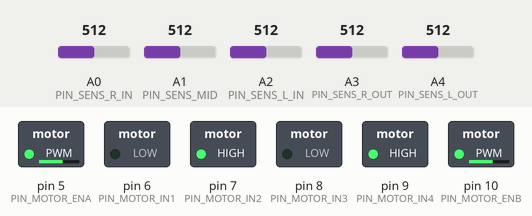
This sketch was run on a simulated Arduino Uno, built with avr-gcc and run on an emulated ATmega328P. Shown: switched loads named in the sketch (green lamp = pin HIGH). Inputs (shaded band) come from the test bench; at power-on: A0 (PIN_SENS_R_IN) = 512, A2 (PIN_SENS_L_IN) = 512, A3 (PIN_SENS_R_OUT) = 512, A1 (PIN_SENS_MID) = 512, A4 (PIN_SENS_L_OUT) = 512.

Above: at 1.2 s.
1.3 s: A0 (PIN_SENS_R_IN) set to 586
2.8 s: A0 (PIN_SENS_R_IN) set to 613
At 4.0 s:
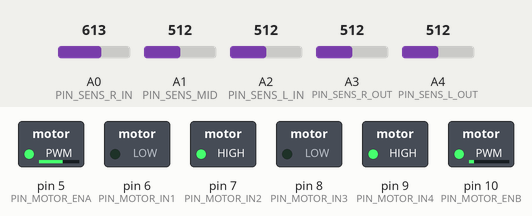
4.3 s: A2 (PIN_SENS_L_IN) set to 586
5.8 s: A2 (PIN_SENS_L_IN) set to 613
At 6.5 s:
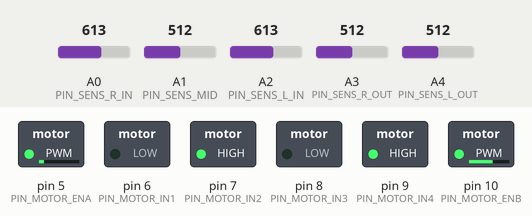
7.3 s: A3 (PIN_SENS_R_OUT) set to 588
8.8 s: A3 (PIN_SENS_R_OUT) set to 608
At 10.1 s:
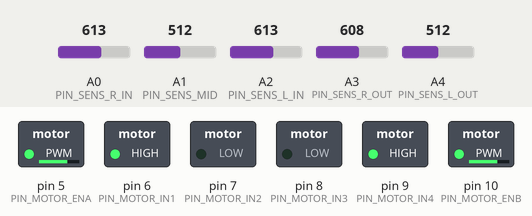
Timing chart, 0 to 11.3 s (numbered marks = the images above; inputs shaded):
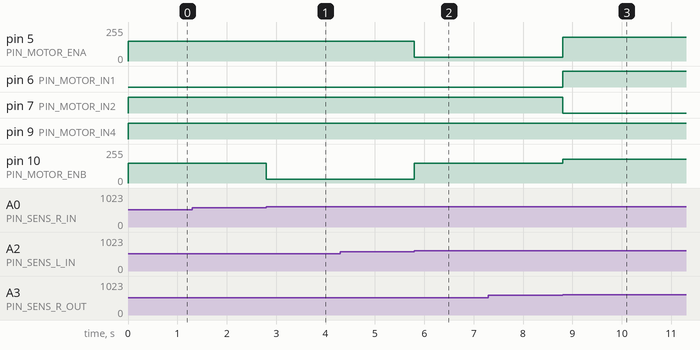

Measured:
- the behaviour switches between 600 and 601 on A0 (PIN_SENS_R_IN) (found by bisection; images 0 and 1)
- the behaviour switches between 600 and 601 on A2 (PIN_SENS_L_IN) (found by bisection; images 1 and 2)
- the behaviour switches between 600 and 601 on A3 (PIN_SENS_R_OUT) (found by bisection; images 2 and 3)
- after the input at 1.3 s, every drawn part: stays the same
- after the input at 2.8 s, pin 10 (PIN_MOTOR_ENB): 150/255 → 30/255 at once
- after the input at 4.3 s, every drawn part: stays the same
- after the input at 5.8 s, pin 5 (PIN_MOTOR_ENA): 150/255 → 30/255 at once; pin 10 (PIN_MOTOR_ENB): 30/255 → 150/255 at once
- after the input at 7.3 s, every drawn part: stays the same
- after the input at 8.8 s, pin 5 (PIN_MOTOR_ENA): 30/255 → 180/255 at once; pin 6 (PIN_MOTOR_IN1): LOW → HIGH at once; pin 7 (PIN_MOTOR_IN2): HIGH → LOW at once; pin 10 (PIN_MOTOR_ENB): 150/255 → 180/255 at once

The sketch:

map_line_follower_v8.ino
```cpp
#include <avr/pgmspace.h>

// PIN CONFIGURATION (Explicitly using const uint8_t for compiler optimization)
const uint8_t PIN_MOTOR_ENA = 5;
const uint8_t PIN_MOTOR_IN1 = 6;
const uint8_t PIN_MOTOR_IN2 = 7;
const uint8_t PIN_MOTOR_IN3 = 8;
const uint8_t PIN_MOTOR_IN4 = 9;
const uint8_t PIN_MOTOR_ENB = 10;

const uint8_t PIN_SENS_L_OUT = A4;
const uint8_t PIN_SENS_L_IN  = A2;
const uint8_t PIN_SENS_MID   = A1;
const uint8_t PIN_SENS_R_IN  = A0;
const uint8_t PIN_SENS_R_OUT = A3;

// SYSTEM CONSTANTS (Increased BASE_SPEED from 110 to 150 to prevent motor stalling)
#define SENSOR_THRESHOLD     600
#define BASE_SPEED           150
#define TURN_SPEED           180
#define MIN_NODE_INTERVAL_MS 1000

// CONFIGURATION
#define START_NODE 17
#define END_NODE 23
#define INITIAL_HEADING 6

// GRAPH ARCHITECTURE
#define MAX_NODES 50
#define DIRECTIONS_PER_NODE 8

enum NodeType : uint8_t {
    NODE_TYPE_BLACK_LINE = 0,
    NODE_TYPE_WHITE_MARKER = 1
};

struct NodeAttributes {
    uint8_t type;
};

// Symmetrical track configuration: 21, 22, 26, 27 are white markers
const NodeAttributes NODE_CONFIG[MAX_NODES] PROGMEM = {
    {NODE_TYPE_BLACK_LINE}, {NODE_TYPE_BLACK_LINE}, {NODE_TYPE_BLACK_LINE}, {NODE_TYPE_BLACK_LINE}, {NODE_TYPE_BLACK_LINE}, // 0-4
    {NODE_TYPE_BLACK_LINE}, {NODE_TYPE_BLACK_LINE}, {NODE_TYPE_BLACK_LINE}, {NODE_TYPE_BLACK_LINE}, {NODE_TYPE_BLACK_LINE}, // 5-9
    {NODE_TYPE_BLACK_LINE}, {NODE_TYPE_BLACK_LINE}, {NODE_TYPE_BLACK_LINE}, {NODE_TYPE_BLACK_LINE}, {NODE_TYPE_BLACK_LINE}, // 10-14
    {NODE_TYPE_BLACK_LINE}, {NODE_TYPE_BLACK_LINE}, {NODE_TYPE_BLACK_LINE}, {NODE_TYPE_BLACK_LINE}, {NODE_TYPE_BLACK_LINE}, // 15-19
    {NODE_TYPE_BLACK_LINE}, {NODE_TYPE_WHITE_MARKER}, {NODE_TYPE_WHITE_MARKER}, {NODE_TYPE_BLACK_LINE}, {NODE_TYPE_BLACK_LINE}, // 20-24
    {NODE_TYPE_BLACK_LINE}, {NODE_TYPE_WHITE_MARKER}, {NODE_TYPE_WHITE_MARKER}, {NODE_TYPE_BLACK_LINE}, {NODE_TYPE_BLACK_LINE}, // 25-29
    {NODE_TYPE_BLACK_LINE}, {NODE_TYPE_BLACK_LINE}, {NODE_TYPE_BLACK_LINE}, {NODE_TYPE_BLACK_LINE}, {NODE_TYPE_BLACK_LINE}, // 30-34
    {NODE_TYPE_BLACK_LINE}, {NODE_TYPE_BLACK_LINE}, {NODE_TYPE_BLACK_LINE}, {NODE_TYPE_BLACK_LINE}, {NODE_TYPE_BLACK_LINE}, // 35-39
    {NODE_TYPE_BLACK_LINE}, {NODE_TYPE_BLACK_LINE}, {NODE_TYPE_BLACK_LINE}, {NODE_TYPE_BLACK_LINE}, {NODE_TYPE_BLACK_LINE}, // 40-44
    {NODE_TYPE_BLACK_LINE}, {NODE_TYPE_BLACK_LINE}, {NODE_TYPE_BLACK_LINE}, {NODE_TYPE_BLACK_LINE}, {NODE_TYPE_BLACK_LINE}  // 45-49
};

// Full GRAPH adjacency matrix
const int GRAPH[MAX_NODES][DIRECTIONS_PER_NODE] PROGMEM = {
    {0,0,0,0,0,0,0,0}, {0,0,2,0,7,0,0,0}, {0,0,3,0,8,0,1,0}, {0,0,0,0,9,0,2,0}, {0,0,0,6,0,5,0,0},
    {0,4,0,11,0,10,0,0}, {0,0,0,12,0,11,0,4}, {1,0,8,0,15,0,0,0}, {2,0,9,0,16,0,7,0}, {3,0,10,0,17,0,8,0},
    {0,5,0,13,0,0,9,0}, {0,6,0,14,0,13,0,5}, {0,0,0,0,0,14,0,6}, {0,11,0,18,0,0,0,10}, {0,12,0,0,0,18,0,11},
    {7,0,16,0,0,0,0,0}, {8,0,17,0,19,0,15,0}, {9,0,0,0,0,0,16,0}, {0,14,0,0,20,0,0,13}, {16,0,20,0,23,0,21,0},
    {18,0,22,0,25,0,19,0}, {0,19,0,26,0,0,0,0}, {0,0,0,0,0,27,0,20}, {19,0,24,0,28,0,0,0}, {0,0,25,0,0,0,23,0},
    {20,0,0,0,29,0,24,0}, {0,0,0,28,0,0,0,21}, {0,22,0,0,0,29,0,0}, {23,0,29,0,30,0,26,0}, {25,0,27,0,32,0,28,0},
    {28,0,36,0,35,0,34,0}, {0,0,32,0,37,0,0,0}, {29,0,33,0,38,0,31,0}, {0,0,0,0,39,0,32,0}, {30,0,35,0,40,0,0,0},
    {30,0,36,0,40,0,34,0}, {30,0,37,0,40,0,35,0}, {31,0,38,0,41,0,36,0}, {32,0,39,0,42,0,37,0}, {33,0,0,0,43,0,38,0},
    {35,0,36,0,0,0,34,0}, {37,0,42,0,0,0,0,0}, {38,0,43,0,0,0,41,0}, {39,0,0,0,0,0,42,0}
};

// RUNTIME STATE
int8_t  g_current_node   = START_NODE;
int8_t  g_current_heading = INITIAL_HEADING;
uint32_t g_last_node_time_ms = 0;
uint8_t  g_junction_debounce_counter = 0;
uint8_t  g_white_debounce_counter = 0;
bool     g_line_acquired = false;

int8_t  g_planned_path[MAX_NODES];
uint8_t g_path_length = 0;
uint8_t g_path_index = 0;

// MOTOR HARDWARE INTERFACE LAYER
void set_motor_velocities(int16_t left_speed, int16_t right_speed) {
    digitalWrite(PIN_MOTOR_IN1, left_speed >= 0 ? LOW : HIGH);
    digitalWrite(PIN_MOTOR_IN2, left_speed >= 0 ? HIGH : LOW);
    digitalWrite(PIN_MOTOR_IN3, right_speed >= 0 ? LOW : HIGH);
    digitalWrite(PIN_MOTOR_IN4, right_speed >= 0 ? HIGH : LOW);
    analogWrite(PIN_MOTOR_ENA, constrain(abs(left_speed), 0, 255));
    analogWrite(PIN_MOTOR_ENB, constrain(abs(right_speed), 0, 255));
}

// BREADTH-FIRST SEARCH WITH MEMORY SAFE BOUNDS CHECKING
bool compute_shortest_path(int8_t start_node, int8_t target_node) {
    int8_t parent_registry[MAX_NODES];
    int8_t traversal_queue[MAX_NODES];

    memset(parent_registry, -1, sizeof(parent_registry));

    uint8_t queue_head = 0;
    uint8_t queue_tail = 0;

    traversal_queue[queue_tail++] = start_node;
    parent_registry[start_node] = start_node;

    while (queue_head < queue_tail) {
        int8_t current = traversal_queue[queue_head++];
        if (current == target_node) break;

        for (uint8_t d = 0; d < DIRECTIONS_PER_NODE; d++) {
            int8_t neighbor = (int8_t)pgm_read_word(&GRAPH[current][d]);
            if (neighbor > 0 && parent_registry[neighbor] == -1) {
                if (queue_tail >= MAX_NODES) return false;

                parent_registry[neighbor] = current;
                traversal_queue[queue_tail++] = neighbor;
            }
        }
    }

    if (parent_registry[target_node] == -1) return false;

    int8_t trace_node = target_node;
    int8_t reverse_path_buffer[MAX_NODES];
    uint8_t step_counter = 0;

    while (trace_node != start_node) {
        reverse_path_buffer[step_counter++] = trace_node;
        trace_node = parent_registry[trace_node];
    }
    reverse_path_buffer[step_counter++] = start_node;

    g_path_length = step_counter;
    for (uint8_t i = 0; i < step_counter; i++) {
        g_planned_path[i] = reverse_path_buffer[step_counter - 1 - i];
    }
    return true;
}

void execute_system_halt() {
    set_motor_velocities(0, 0);
    while (true) {
    }
}

void process_node_transition(NodeType type) {
    set_motor_velocities(0, 0);
    g_path_index++;
    g_current_node = g_planned_path[g_path_index];

    if (g_current_node == g_planned_path[g_path_length - 1]) {
        execute_system_halt();
    }

    int8_t next_node = g_planned_path[g_path_index + 1];
    int16_t target_direction = -1;

    for (uint8_t d = 0; d < DIRECTIONS_PER_NODE; d++) {
        if ((int8_t)pgm_read_word(&GRAPH[g_current_node][d]) == next_node) {
            target_direction = d;
            break;
        }
    }

    if (target_direction == -1) execute_system_halt();

    if (type == NODE_TYPE_BLACK_LINE) {
        int16_t rotation_delta = (target_direction - g_current_heading + 8) % 8;
        if (rotation_delta != 0) {
            int8_t direction_coefficient = (rotation_delta > 4) ? -1 : 1;
            set_motor_velocities(TURN_SPEED * direction_coefficient, -TURN_SPEED * direction_coefficient);

            delay(300);
            while (analogRead(PIN_SENS_MID) > SENSOR_THRESHOLD);
            while (analogRead(PIN_SENS_MID) < SENSOR_THRESHOLD);
            set_motor_velocities(0, 0);
        }
    }

    g_current_heading = target_direction;
    g_last_node_time_ms = millis();
    g_junction_debounce_counter = 0;
    g_white_debounce_counter = 0;
}

void setup() {
    pinMode(PIN_MOTOR_ENA, OUTPUT); pinMode(PIN_MOTOR_IN1, OUTPUT); pinMode(PIN_MOTOR_IN2, OUTPUT);
    pinMode(PIN_MOTOR_IN3, OUTPUT); pinMode(PIN_MOTOR_IN4, OUTPUT); pinMode(PIN_MOTOR_ENB, OUTPUT);

    if (!compute_shortest_path(g_current_node, END_NODE)) {
        execute_system_halt();
    }
    g_last_node_time_ms = millis();
}

void loop() {
    bool raw_l_out = analogRead(PIN_SENS_L_OUT) > SENSOR_THRESHOLD;
    bool raw_l_in  = analogRead(PIN_SENS_L_IN)  > SENSOR_THRESHOLD;
    bool raw_mid   = analogRead(PIN_SENS_MID)   > SENSOR_THRESHOLD;
    bool raw_r_in  = analogRead(PIN_SENS_R_IN)  > SENSOR_THRESHOLD;
    bool raw_r_out = analogRead(PIN_SENS_R_OUT) > SENSOR_THRESHOLD;

    if (!g_line_acquired) {
        if (raw_l_out || raw_l_in || raw_mid || raw_r_in || raw_r_out) g_line_acquired = true;
        else { set_motor_velocities(BASE_SPEED, BASE_SPEED); return; }
    }

    int8_t next_expected_node = (g_path_index < g_path_length - 1) ? g_planned_path[g_path_index + 1] : -1;

    NodeType expected_node_type = NODE_TYPE_BLACK_LINE;
    if (next_expected_node >= 0 && next_expected_node < MAX_NODES) {
        expected_node_type = (NodeType)pgm_read_byte(&NODE_CONFIG[next_expected_node].type);
    }

    if (expected_node_type == NODE_TYPE_WHITE_MARKER) {
        if (!raw_l_out && !raw_l_in && !raw_mid && !raw_r_in && !raw_r_out) {
            if (millis() - g_last_node_time_ms > MIN_NODE_INTERVAL_MS) {
                if (++g_white_debounce_counter > 6) process_node_transition(NODE_TYPE_WHITE_MARKER);
            }
        } else {
            g_white_debounce_counter = 0;
        }
    } else {
        if ((raw_l_out && raw_r_out) || (raw_l_out && raw_l_in && raw_r_in) || (raw_r_out && raw_r_in && raw_l_in)) {
            if (millis() - g_last_node_time_ms > MIN_NODE_INTERVAL_MS) {
                if (++g_junction_debounce_counter > 5) process_node_transition(NODE_TYPE_BLACK_LINE);
            }
        } else {
            g_junction_debounce_counter = 0;
        }
    }

    // LINE EXECUTOR MOTIONS
    if (g_junction_debounce_counter == 0 && g_white_debounce_counter == 0) {
        if (raw_mid) {
            if (raw_l_in && !raw_r_in)       set_motor_velocities(BASE_SPEED * 0.4, BASE_SPEED);
            else if (raw_r_in && !raw_l_in)  set_motor_velocities(BASE_SPEED, BASE_SPEED * 0.4);
            else                             set_motor_velocities(BASE_SPEED, BASE_SPEED);
        }
        else if (raw_l_in)  set_motor_velocities(BASE_SPEED * 0.2, BASE_SPEED);
        else if (raw_r_in)  set_motor_velocities(BASE_SPEED, BASE_SPEED * 0.2);
        else if (raw_l_out) set_motor_velocities(-TURN_SPEED, TURN_SPEED);
        else if (raw_r_out) set_motor_velocities(TURN_SPEED, -TURN_SPEED);
        else                set_motor_velocities(TURN_SPEED, -TURN_SPEED);
    }
}
```
